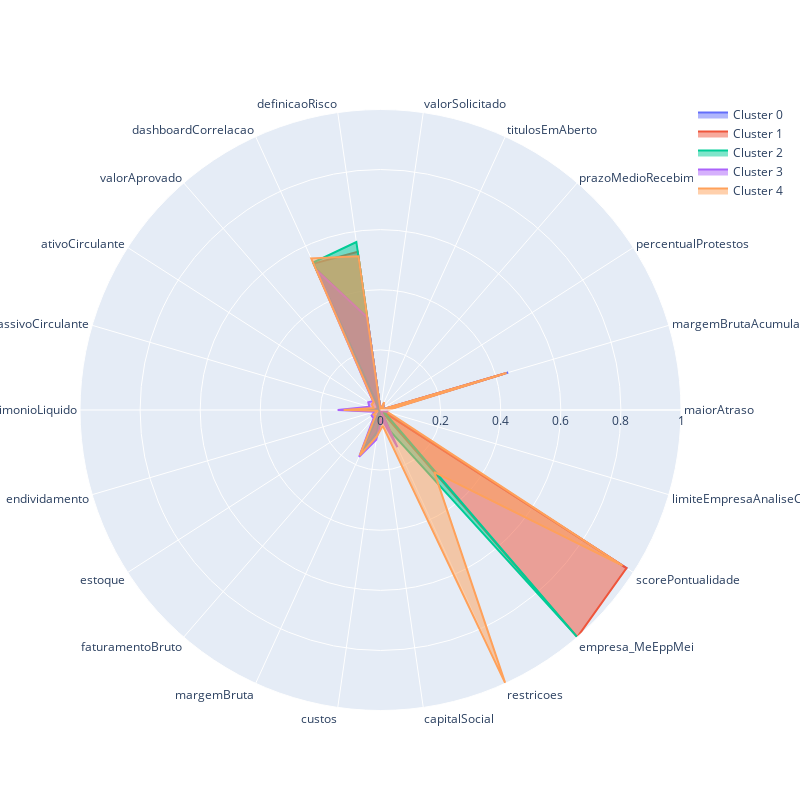

Source (notebook cell):
### Markdown cell above
* * Visualizando em formato de radar

### Code cell
import plotly.graph_objects as go

labels=model.labels_
colnames = df_norm.drop(['cluster'], axis = 1).columns
fig = go.Figure()

for c in set(labels):        
    medias =  df_norm[ df_norm.cluster== c].mean()
    medias.drop(['cluster'], inplace = True)
    
    fig.add_trace(go.Scatterpolar(
          r=medias.values,
          theta=colnames,
          fill='toself',
          name='Cluster ' + str(c)
    ))

fig.update_layout(
  polar=dict(
    radialaxis=dict(
      visible=True,
      range=[0, 1]
    )),
  showlegend=True
)


fig.update_layout(
    autosize=False,
    width=800,
    height=800,)

fig.show()

### Figure 1 — Plotly figure (JSON) as saved in the notebook; plotly's stock layout.template omitted (floating-point values rounded to 4 significant figures)
{"data": [{"fill": "toself", "name": "Cluster 0", "r": [0.02016, 0.4431, 0.0001878, 0.0172, 0.02255, 0.000735, 0.3114, 0.5148, 0.01712, 0.01316, 0.01006, 0.1133, 0.003871, 0.007536, 0.006392, 0.1576, 0.07715, 0.005606, 0, 0, 0.976, 0.008592], "theta": ["maiorAtraso", "margemBrutaAcumulada", "percentualProtestos", "prazoMedioRecebimentoVendas", "titulosEmAberto", "valorSolicitado", "definicaoRisco", "dashboardCorrelacao", "valorAprovado", "ativoCirculante", "passivoCirculante", "totalPatrimonioLiquido", "endividamento", "estoque", "faturamentoBruto", "margemBruta", "custos", "capitalSocial", "restricoes", "empresa_MeEppMei", "scorePontualidade", "limiteEmpresaAnaliseCredito"], "type": "scatterpolar"}, {"fill": "toself", "name": "Cluster 1", "r": [0.01717, 0.4311, 0.0006642, 0.01669, 0.01033, 0.0001696, 0.5317, 0.5354, 0.008622, 0.006632, 0.005731, 0.1088, 0.002099, 0.004283, 0.001371, 0.1549, 0.07416, 0.0001911, 0, 1, 0.9733, 0.001143], "theta": ["maiorAtraso", "margemBrutaAcumulada", "percentualProtestos", "prazoMedioRecebimentoVendas", "titulosEmAberto", "valorSolicitado", "definicaoRisco", "dashboardCorrelacao", "valorAprovado", "ativoCirculante", "passivoCirculante", "totalPatrimonioLiquido", "endividamento", "estoque", "faturamentoBruto", "margemBruta", "custos", "capitalSocial", "restricoes", "empresa_MeEppMei", "scorePontualidade", "limiteEmpresaAnaliseCredito"], "type": "scatterpolar"}, {"fill": "toself", "name": "Cluster 2", "r": [0.01669, 0.02367, 8.917e-05, 0.001151, 0.0002138, 0.0002281, 0.5649, 0.5396, 0.008079, 0.01029, 0.009691, 0.1112, 0.002962, 0.006199, 0.001115, 0.1548, 0.07341, 0.0001339, 0.07754, 1, 0.0159, 0.0003887], "theta": ["maiorAtraso", "margemBrutaAcumulada", "percentualProtestos", "prazoMedioRecebimentoVendas", "titulosEmAberto", "valorSolicitado", "definicaoRisco", "dashboardCorrelacao", "valorAprovado", "ativoCirculante", "passivoCirculante", "totalPatrimonioLiquido", "endividamento", "estoque", "faturamentoBruto", "margemBruta", "custos", "capitalSocial", "restricoes", "empresa_MeEppMei", "scorePontualidade", "limiteEmpresaAnaliseCredito"], "type": "scatterpolar"}, {"fill": "toself", "name": "Cluster 3", "r": [0.02065, 0.02066, 0.0005442, 0.001919, 0.001332, 0.0003153, 0.3118, 0.5116, 0.03895, 0.04837, 0.03868, 0.1426, 0.02048, 0.03524, 0.03526, 0.1712, 0.1002, 0.02992, 0.1359, 0, 0.006605, 0.02667], "theta": ["maiorAtraso", "margemBrutaAcumulada", "percentualProtestos", "prazoMedioRecebimentoVendas", "titulosEmAberto", "valorSolicitado", "definicaoRisco", "dashboardCorrelacao", "valorAprovado", "ativoCirculante", "passivoCirculante", "totalPatrimonioLiquido", "endividamento", "estoque", "faturamentoBruto", "margemBruta", "custos", "capitalSocial", "restricoes", "empresa_MeEppMei", "scorePontualidade", "limiteEmpresaAnaliseCredito"], "type": "scatterpolar"}, {"fill": "toself", "name": "Cluster 4", "r": [0.02455, 0.4373, 0.001703, 0.01484, 0.02875, 0.0002681, 0.5166, 0.5547, 0.03512, 0.03461, 0.02448, 0.1224, 0.009036, 0.02758, 0.02676, 0.1659, 0.09003, 0.05335, 1, 0.2733, 0.9575, 0.02491], "theta": ["maiorAtraso", "margemBrutaAcumulada", "percentualProtestos", "prazoMedioRecebimentoVendas", "titulosEmAberto", "valorSolicitado", "definicaoRisco", "dashboardCorrelacao", "valorAprovado", "ativoCirculante", "passivoCirculante", "totalPatrimonioLiquido", "endividamento", "estoque", "faturamentoBruto", "margemBruta", "custos", "capitalSocial", "restricoes", "empresa_MeEppMei", "scorePontualidade", "limiteEmpresaAnaliseCredito"], "type": "scatterpolar"}], "layout": {"autosize": false, "height": 800, "polar": {"radialaxis": {"range": [0, 1], "visible": true}}, "showlegend": true, "width": 800}}
